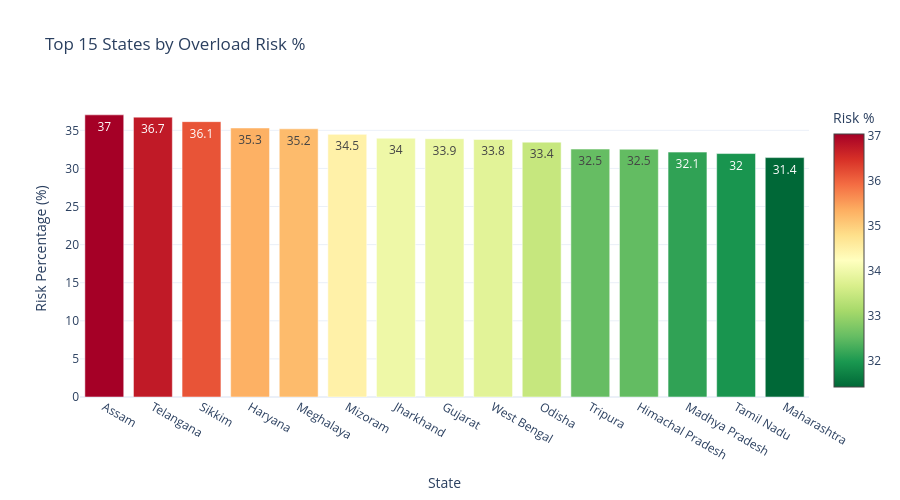
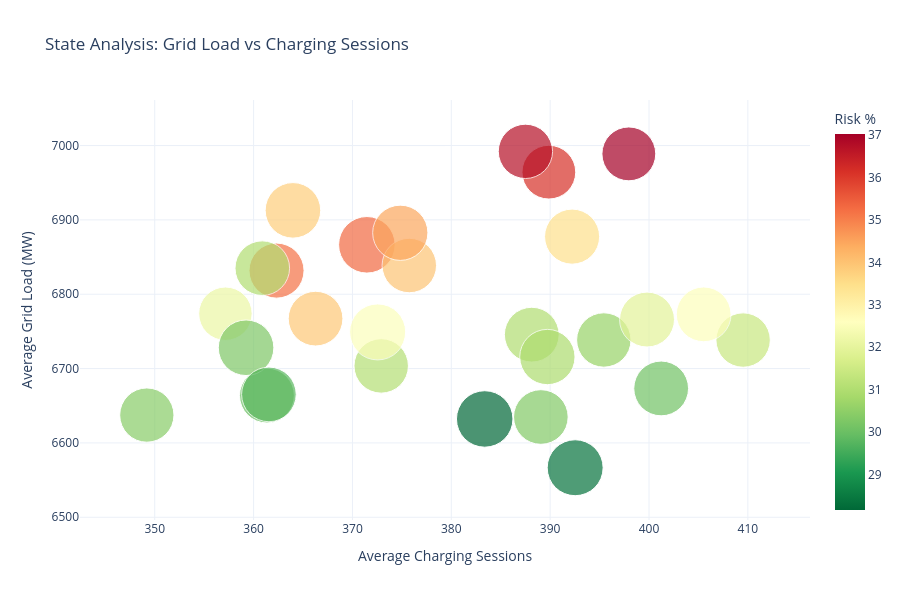
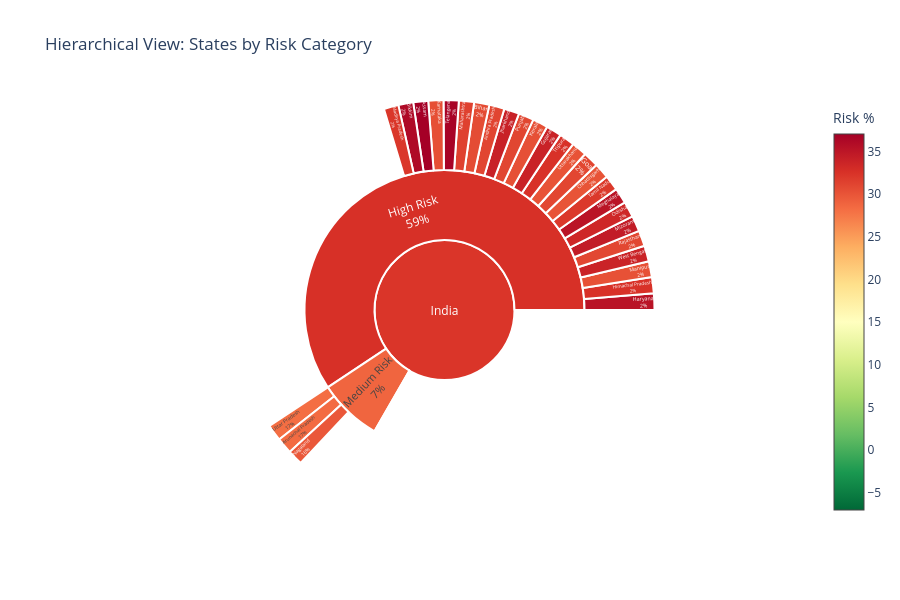

Source (notebook cell) for these figures, in order:
### Markdown cell above
## 13. Interactive Charting: State-wise Metrics Comparison

### Code cell
# Create Plotly interactive charts
import plotly.graph_objects as go

# Sort states by risk
state_risk_sorted = state_stats.sort_values('Risk %', ascending=False)

# Interactive bar chart for top 15 states by risk
fig1 = go.Figure()

fig1.add_trace(go.Bar(
    x=state_risk_sorted.head(15).index,
    y=state_risk_sorted.head(15)['Risk %'],
    marker=dict(
        color=state_risk_sorted.head(15)['Risk %'],
        colorscale='RdYlGn_r',
        showscale=True,
        colorbar=dict(title="Risk %")
    ),
    text=state_risk_sorted.head(15)['Risk %'].round(1),
    textposition='auto',
    hovertemplate='<b>%{x}</b><br>Risk: %{y:.1f}%<extra></extra>'
))

fig1.update_layout(
    title='Top 15 States by Overload Risk %',
    xaxis_title='State',
    yaxis_title='Risk Percentage (%)',
    hovermode='x unified',
    height=500,
    template='plotly_white'
)
fig1.show()

# Interactive scatter: Grid Load vs Charging Sessions by State
fig2 = px.scatter(
    state_stats.reset_index(),
    x='Avg Sessions',
    y='Avg Grid Load (MW)',
    size='Avg Stations',
    color='Risk %',
    hover_name='state',
    color_continuous_scale='RdYlGn_r',
    size_max=40,
    title='State Analysis: Grid Load vs Charging Sessions',
    labels={'Avg Sessions': 'Average Charging Sessions',
            'Avg Grid Load (MW)': 'Average Grid Load (MW)',
            'Avg Stations': 'Avg Charging Stations',
            'Risk %': 'Risk %'}
)
fig2.update_layout(height=600, template='plotly_white')
fig2.show()

# Sunburst chart: Hierarchical view of states by risk levels
risk_categories = pd.cut(state_stats['Risk %'], bins=[0, 15, 30, 100], 
                          labels=['Low Risk', 'Medium Risk', 'High Risk'])

sunburst_data = state_stats.reset_index().copy()
sunburst_data['Risk Category'] = risk_categories.values

# Prepare hierarchical data for sunburst
hierarchy_data = sunburst_data[['state', 'Risk Category', 'Avg Stations', 'Risk %', 'Avg Grid Load (MW)']].copy()
hierarchy_data.columns = ['names', 'parents', 'values', 'color_val', 'load']

# Add root node
root_data = pd.DataFrame({
    'names': ['India'],
    'parents': [''],
    'values': [hierarchy_data['values'].sum()],
    'color_val': [sunburst_data['Risk %'].mean()],
    'load': [sunburst_data['Avg Grid Load (MW)'].mean()]
})

# Add category nodes
category_data = pd.DataFrame({
    'names': ['Low Risk', 'Medium Risk', 'High Risk'],
    'parents': ['India', 'India', 'India'],
    'values': [
        hierarchy_data[hierarchy_data['parents'] == 'Low Risk']['values'].sum(),
        hierarchy_data[hierarchy_data['parents'] == 'Medium Risk']['values'].sum(),
        hierarchy_data[hierarchy_data['parents'] == 'High Risk']['values'].sum()
    ],
    'color_val': [
        hierarchy_data[hierarchy_data['parents'] == 'Low Risk']['color_val'].mean(),
        hierarchy_data[hierarchy_data['parents'] == 'Medium Risk']['color_val'].mean(),
        hierarchy_data[hierarchy_data['parents'] == 'High Risk']['color_val'].mean()
    ],
    'load': [0, 0, 0]
})

# Combine all data
full_hierarchy = pd.concat([root_data, category_data, hierarchy_data], ignore_index=True)

fig3 = go.Figure(go.Sunburst(
    labels=full_hierarchy['names'],
    parents=full_hierarchy['parents'],
    values=full_hierarchy['values'],
    marker=dict(
        colors=full_hierarchy['color_val'],
        colorscale='RdYlGn_r',
        cmid=15,
        colorbar=dict(title="Risk %"),
        line=dict(color='white', width=2)
    ),
    textinfo='label+percent parent',
    hovertemplate='<b>%{label}</b><br>Stations: %{value}<br>Risk: %{color:.1f}%<extra></extra>'
))

fig3.update_layout(
    title='Hierarchical View: States by Risk Category',
    height=600,
    template='plotly_white'
)
fig3.show()

print("\n✓ Interactive Charts Generated")
print("Note: Hover over charts for detailed information")

### Figure 1 — Plotly figure (JSON) as saved in the notebook; plotly's stock layout.template omitted (floating-point values rounded to 4 significant figures)
{"data": [{"hovertemplate": "<b>%{x}</b><br>Risk: %{y:.1f}%<extra></extra>", "marker": {"color": [37.03, 36.73, 36.14, 35.31, 35.2, 34.47, 33.97, 33.9, 33.8, 33.45, 32.54, 32.52, 32.14, 31.95, 31.42], "colorbar": {"title": {"text": "Risk %"}}, "colorscale": [[0, "rgb(0,104,55)"], [0.1, "rgb(26,152,80)"], [0.2, "rgb(102,189,99)"], [0.3, "rgb(166,217,106)"], [0.4, "rgb(217,239,139)"], [0.5, "rgb(255,255,191)"], [0.6, "rgb(254,224,139)"], [0.7, "rgb(253,174,97)"], [0.8, "rgb(244,109,67)"], [0.9, "rgb(215,48,39)"], [1, "rgb(165,0,38)"]], "showscale": true}, "text": [37, 36.7, 36.1, 35.3, 35.2, 34.5, 34, 33.9, 33.8, 33.4, 32.5, 32.5, 32.1, 32, 31.4], "textposition": "auto", "type": "bar", "x": ["Assam", "Telangana", "Sikkim", "Haryana", "Meghalaya", "Mizoram", "Jharkhand", "Gujarat", "West Bengal", "Odisha", "Tripura", "Himachal Pradesh", "Madhya Pradesh", "Tamil Nadu", "Maharashtra"], "y": [37.03, 36.73, 36.14, 35.31, 35.2, 34.47, 33.97, 33.9, 33.8, 33.45, 32.54, 32.52, 32.14, 31.95, 31.42]}], "layout": {"height": 500, "hovermode": "x unified", "title": {"text": "Top 15 States by Overload Risk %"}, "xaxis": {"title": {"text": "State"}}, "yaxis": {"title": {"text": "Risk Percentage (%)"}}}}

### Figure 2 — Plotly figure (JSON) as saved in the notebook; plotly's stock layout.template omitted (floating-point values rounded to 4 significant figures)
{"data": [{"hovertemplate": "<b>%{hovertext}</b><br><br>Average Charging Sessions=%{x}<br>Average Grid Load (MW)=%{y}<br>Avg Charging Stations=%{marker.size}<br>Risk %=%{marker.color}<extra></extra>", "hovertext": ["Andhra Pradesh", "Arunachal Pradesh", "Assam", "Bihar", "Chhattisgarh", "Goa", "Gujarat", "Haryana", "Himachal Pradesh", "Jharkhand", "Karnataka", "Kerala", "Madhya Pradesh", "Maharashtra", "Manipur", "Meghalaya", "Mizoram", "Nagaland", "Odisha", "Punjab", "Rajasthan", "Sikkim", "Tamil Nadu", "Telangana", "Tripura", "Uttar Pradesh", "Uttarakhand", "West Bengal"], "legendgroup": "", "marker": {"color": [31.08, 28.36, 37.03, 30.63, 30.03, 31.02, 33.9, 35.31, 32.52, 33.97, 30.41, 30.32, 32.14, 31.42, 30.26, 35.2, 34.47, 29.81, 33.45, 31.03, 30.94, 36.14, 31.95, 36.73, 32.54, 28.16, 30.09, 33.8], "coloraxis": "coloraxis", "size": [366.5, 387.2, 358.8, 366.0, 371.9, 371.0, 370.4, 396.0, 388.4, 367.1, 364.4, 369.3, 353.1, 365.8, 382.4, 375.2, 378.0, 369.8, 375.4, 368.9, 378.7, 357.7, 373.3, 365.1, 370.9, 394.9, 370.9, 381.8], "sizemode": "area", "sizeref": 0.2475, "symbol": "circle"}, "mode": "markers", "name": "", "orientation": "v", "showlegend": false, "type": "scatter", "x": [372.9, 392.5, 398.0, 395.4, 361.4, 388.1, 366.3, 371.5, 372.6, 375.8, 349.2, 389.1, 357.1, 409.5, 359.2, 362.3, 374.8, 361.6, 392.2, 360.9, 389.7, 389.9, 399.8, 387.5, 405.5, 383.4, 401.2, 364.0], "xaxis": "x", "y": [6704.0, 6567.0, 6989.0, 6738.0, 6664.0, 6746.0, 6767.0, 6866.0, 6749.0, 6839.0, 6637.0, 6635.0, 6774.0, 6738.0, 6728.0, 6832.0, 6883.0, 6665.0, 6877.0, 6835.0, 6716.0, 6964.0, 6766.0, 6992.0, 6773.0, 6632.0, 6673.0, 6913.0], "yaxis": "y"}], "layout": {"coloraxis": {"colorbar": {"title": {"text": "Risk %"}}, "colorscale": [[0, "rgb(0,104,55)"], [0.1, "rgb(26,152,80)"], [0.2, "rgb(102,189,99)"], [0.3, "rgb(166,217,106)"], [0.4, "rgb(217,239,139)"], [0.5, "rgb(255,255,191)"], [0.6, "rgb(254,224,139)"], [0.7, "rgb(253,174,97)"], [0.8, "rgb(244,109,67)"], [0.9, "rgb(215,48,39)"], [1, "rgb(165,0,38)"]]}, "height": 600, "legend": {"itemsizing": "constant", "tracegroupgap": 0}, "title": {"text": "State Analysis: Grid Load vs Charging Sessions"}, "xaxis": {"anchor": "y", "domain": [0, 1], "title": {"text": "Average Charging Sessions"}}, "yaxis": {"anchor": "x", "domain": [0, 1], "title": {"text": "Average Grid Load (MW)"}}}}

### Figure 3 — Plotly figure (JSON) as saved in the notebook; plotly's stock layout.template omitted (floating-point values rounded to 4 significant figures)
{"data": [{"hovertemplate": "<b>%{label}</b><br>Stations: %{value}<br>Risk: %{color:.1f}%<extra></extra>", "labels": ["India", "Low Risk", "Medium Risk", "High Risk", "Andhra Pradesh", "Arunachal Pradesh", "Assam", "Bihar", "Chhattisgarh", "Goa", "Gujarat", "Haryana", "Himachal Pradesh", "Jharkhand", "Karnataka", "Kerala", "Madhya Pradesh", "Maharashtra", "Manipur", "Meghalaya", "Mizoram", "Nagaland", "Odisha", "Punjab", "Rajasthan", "Sikkim", "Tamil Nadu", "Telangana", "Tripura", "Uttar Pradesh", "Uttarakhand", "West Bengal"], "marker": {"cmid": 15, "colorbar": {"title": {"text": "Risk %"}}, "colors": [32.24, null, 28.78, 32.66, 31.08, 28.36, 37.03, 30.63, 30.03, 31.02, 33.9, 35.31, 32.52, 33.97, 30.41, 30.32, 32.14, 31.42, 30.26, 35.2, 34.47, 29.81, 33.45, 31.03, 30.94, 36.14, 31.95, 36.73, 32.54, 28.16, 30.09, 33.8], "colorscale": [[0, "rgb(0,104,55)"], [0.1, "rgb(26,152,80)"], [0.2, "rgb(102,189,99)"], [0.3, "rgb(166,217,106)"], [0.4, "rgb(217,239,139)"], [0.5, "rgb(255,255,191)"], [0.6, "rgb(254,224,139)"], [0.7, "rgb(253,174,97)"], [0.8, "rgb(244,109,67)"], [0.9, "rgb(215,48,39)"], [1, "rgb(165,0,38)"]], "line": {"color": "white", "width": 2}}, "parents": ["", "India", "India", "India", "High Risk", "Medium Risk", "High Risk", "High Risk", "High Risk", "High Risk", "High Risk", "High Risk", "High Risk", "High Risk", "High Risk", "High Risk", "High Risk", "High Risk", "High Risk", "High Risk", "High Risk", "Medium Risk", "High Risk", "High Risk", "High Risk", "High Risk", "High Risk", "High Risk", "High Risk", "Medium Risk", "High Risk", "High Risk"], "textinfo": "label+percent parent", "type": "sunburst", "values": [10440.0, 0, 1152.0, 9287.0, 366.5, 387.2, 358.8, 366.0, 371.9, 371.0, 370.4, 396.0, 388.4, 367.1, 364.4, 369.3, 353.1, 365.8, 382.4, 375.2, 378.0, 369.8, 375.4, 368.9, 378.7, 357.7, 373.3, 365.1, 370.9, 394.9, 370.9, 381.8]}], "layout": {"height": 600, "title": {"text": "Hierarchical View: States by Risk Category"}}}
